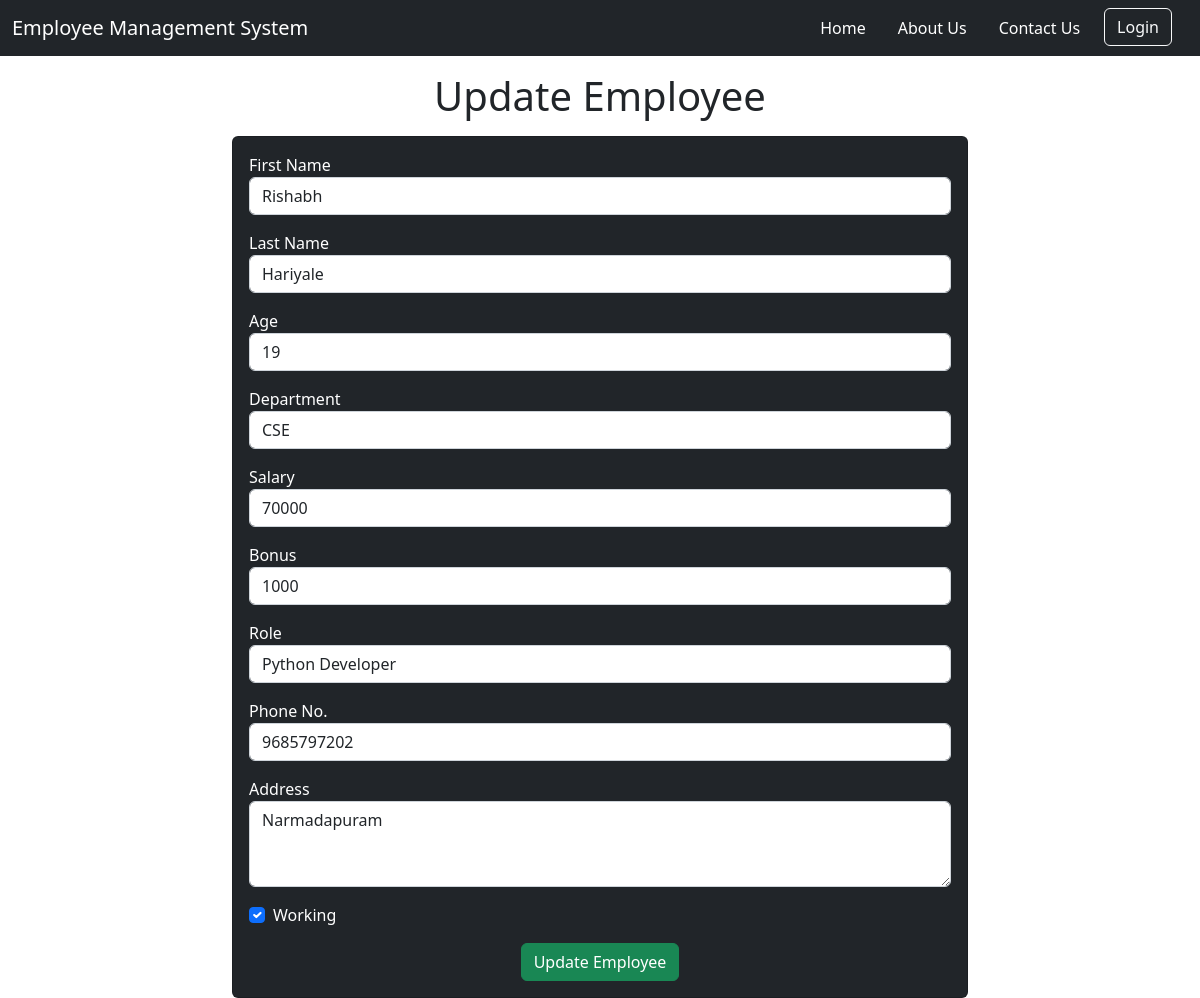
The app's page /update_emp/21 with its own data.
### emp/models.py (models this page shows, shortened)
class Employee1(models.Model):
    emp_first_name = models.CharField(max_length = 200 , null = False )
    emp_last_name = models.CharField(max_length = 200 ,null = False )
    emp_age = models.IntegerField(max_length = 3)
    emp_department = models.CharField(max_length = 100 , null = False)
    emp_salary = models.IntegerField(max_length = 10 , default = 0)
    emp_bonus = models.IntegerField(max_length = 10 ,default = 0)
    emp_role = models.CharField(max_length = 100 , null = False)
    emp_phone = models.IntegerField(max_length = 10 , default = 0)
    emp_address = models.CharField(max_length = 200 ,null = False)
    emp_working = models.BooleanField(default= True)

### emp/views.py (the view)
# urls.py: path("update_emp/<int:emp_id>" , views.update_emp, name='update_emp'),
def update_emp(request , emp_id):
    emps = Employee1.objects.get(pk = emp_id)
    return render(request , "update_emp.html" ,{"emps": emps})

### emp/templates/update_emp.html (shortened to what this page needs)
<!doctype html>
<html lang="en">
  <head>
    <link href="https://cdn.jsdelivr.net/npm/bootstrap@5.2.2/dist/css/bootstrap.min.css" rel="stylesheet">
  </head>
  <body>
    {% include "navbar.html" %}
    <h1 class ="text-center my-3">Update Employee</h1>
    <div class="container">
      <div class="row">
        <div class="col-md-8 offset-md-2">
          <div class="card bg-dark text-white">
            <div class="card-body">
              <form action="/doUpdate_emp/{{emps.id}}" method = "POST">
                <div class="mb-3">
                  <label for="first_name"> First Name</label>
                  <input id ="first_name"  name="emp_first_name" value = "{{emps.emp_first_name}}" type="text" class = "form-control" placeholder = "Enter Employee First Name">
                </div>
                <div class="mb-3">
                    <label for="last_name"> Last Name</label>
                    <input id ="last_name" name="emp_last_name" value = "{{emps.emp_last_name}}" type="text" class = "form-control" placeholder = "Enter Employee Last Name">
                  </div>
                <div class="mb-3">
                  <label for="Age"> Age</label>
                  <input id ="Age" name="emp_age" type="number"  value = "{{emps.emp_age}}" class = "form-control" placeholder = "Enter Employee Age">
                </div>
                <div class="mb-3">
                  <label for="department"> Department</label>
                  <input id ="department" name="emp_department" value = "{{emps.emp_department}}" type="text" class = "form-control" placeholder = "Enter Employee Department">
                </div>
                <div class="mb-3">
                  <label for="Salary"> Salary</label>
                  <input id ="Salary" name="emp_salary" value = "{{emps.emp_salary}}" type="number" class = "form-control" placeholder = "Enter Employee Salary">
                </div>
                <div class="mb-3">
                    <label for="bonus"> Bonus</label>
                    <input id ="bonus" name="emp_bonus" value = "{{emps.emp_bonus}}" type="number" class = "form-control" placeholder = "Enter Employee Bonus">
                </div>
                <div class="mb-3">
                    <label for="role"> Role</label>
                    <input id ="role" name="emp_role" value = "{{emps.emp_role}}" type="text" class = "form-control" placeholder = "Enter Employee Role">
                </div>
                <div class="mb-3">
                    <label for="phone"> Phone No. </label>
                    <input id ="phone" name="emp_phone" value = "{{emps.emp_phone}}" type="number" class = "form-control" placeholder = "Enter Employee Phone No. ">
                  </div>
                <div class="mb-3">
                  <label for="Address">Address</label>
                  <textarea id="Address" name="emp_address" cols="30" rows="3" class = "form-control" placeholder = "Enter Employee Address">{{emps.emp_address}}</textarea>
                </div>
                <div class="mb-3 form-check">
                  <label for="Working">Working</label>
                  <input {% if emps.emp_working %}checked{% endif %} type="checkbox" name="emp_working" id="Working" class = "form-check-input">
                </div>
                <div class="container text-center">
                  <button class="btn btn-success">Update Employee</button>
                </div>
              </form>
            </div>
          </div>
        </div>
      </div>
    </div>
  </body>
</html>

### records on screen
Employee1: emp_first_name "Rishabh", emp_last_name "Hariyale", emp_age "19", emp_department "CSE", emp_salary "70000", emp_bonus "1000", emp_role "Python Developer", emp_phone "9685797202", emp_address "Narmadapuram", emp_working "☑"
